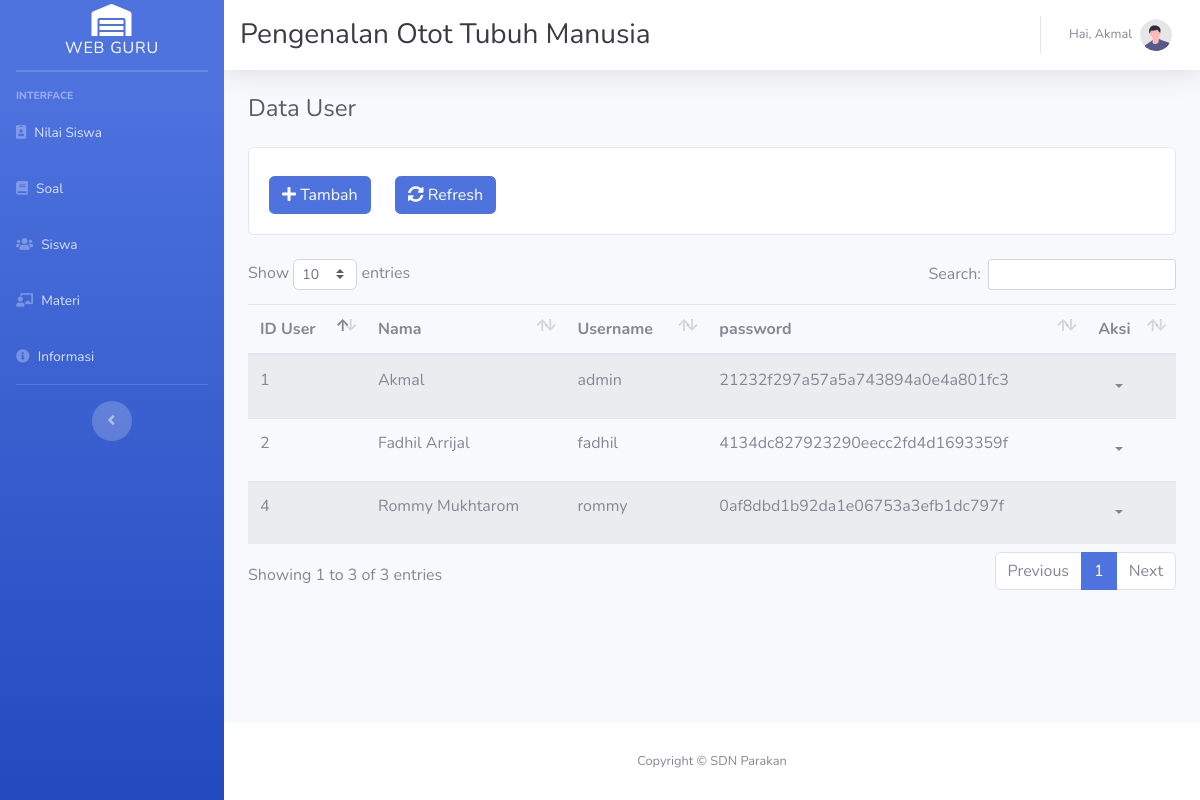
The app's page /pages/user/index.php (signed in) with its own data.
### tables this page shows
CREATE TABLE `user` (
  `id_user` int(11) NOT NULL,
  `nama_user` varchar(45) NOT NULL,
  `username_user` varchar(20) NOT NULL,
  `password_user` varchar(32) NOT NULL,
  `keterangan_user` text NOT NULL,
  `status_user` enum('Admin','RT','RW') NOT NULL
);

### pages/user/data-index.php (called while the page is built)
<?php
require_once "../../config/koneksi.php";
$query = "SELECT * FROM user";
$result = mysqli_query($db, $query);
$data_user = array();
while ($row = mysqli_fetch_assoc($result)) {
  $data_user[] = $row;
}

### pages/user/index.php (the view, shortened to what this page needs)
<?php include('../_partials/dashboard-top.php') ?>
<div id="wrapper">
  <?php include('../_partials/dashboard-sidebar.php'); ?>
  <div id="content-wrapper" class="d-flex flex-column">
    <div id="content">
      <?php include('../_partials/dashboard-topbar.php'); ?>
      <div class="container-fluid">
        <div class="d-sm-flex align-items-center justify-content-between mb-4">
          <h1 class="h4 mb-0 text-gray-800">Data User</h1>
        </div>
        <?php include('_partials/menu.php') ?>
        <?php include('data-index.php') ?>
        <div class="table-responsive">
          <table class="table table-striped table-condensed table-hover" id="datatable">
            <thead>
              <tr>
                <th>ID User</th>
                <th>Nama</th>
                <th>Username</th>
                <th>password</th>
                <th>Aksi</th>
              </tr>
            </thead>
            <tbody>
              <?php foreach ($data_user as $user) : ?>
              <tr>
                <td><?php echo $user['id_user'] ?></td>
                <td><?php echo $user['nama_user'] ?></td>
                <td><?php echo $user['username_user'] ?></td>
                <td><?php echo $user['password_user'] ?></td>
                <td>
                  <div class="btn-group pull-right">
                    <button class="btn btn-default dropdown-toggle" type="button" data-toggle="dropdown" aria-expanded="false">
                    </button>
                  </div>
                </td>
              </tr>
              <?php endforeach ?>
            </tbody>
          </table>
        </div>
      </div>
    </div>
    <?php include('../_partials/dashboard-footer.php'); ?>
  </div>
</div>
<?php include('../_partials/dashboard-bottom.php') ?>

### records on screen
user: id_user "1", nama_user "Akmal", username_user "admin", password_user "21232f297a57a5a743894a0e4a801fc3"
user: id_user "2", nama_user "Fadhil Arrijal", username_user "fadhil", password_user "4134dc827923290eecc2fd4d1693359f"
user: id_user "4", nama_user "Rommy Mukhtarom", username_user "rommy", password_user "0af8dbd1b92da1e06753a3efb1dc797f"

### other values on screen
$_SESSION['user']['nama_user'] "Akmal"
